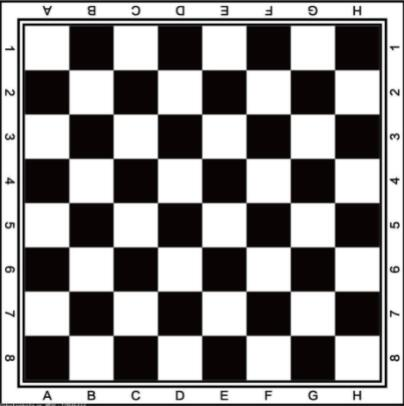
#> input picture opencv/image/chessboard.jpg, 404 x 406 px
$ python '1_Harris检测算法.py'
#> lines starting #> are read from the running program, lines starting #| are printed output that depends on the picture; after the words box and inside, x2 and y2 are one past the last pixel; in counts of white or black regions, pixels touching at a corner belong together
# Noel Stallworth
# TIME: 2022/1/10 23:55
import cv2 as cv
import numpy as np
import matplotlib.pyplot as plt

img = cv.imread('../image/chessboard.jpg')
#> img is the input picture: shape (406, 404, 3); mean B, G, R 141.1, 141.2, 143.3
gray = cv.cvtColor(img, cv.COLOR_BGR2GRAY)

gray = np.float32(gray)
dst = cv.cornerHarris(gray, 2, 3, 0.04)
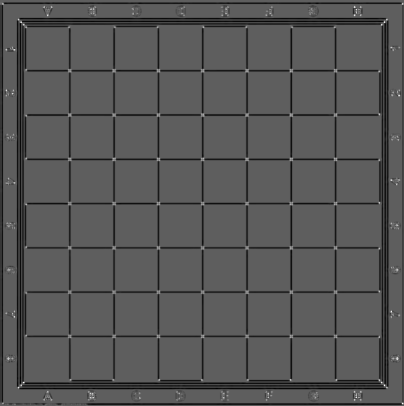
#> dst: shape (406, 404) float32; min -58236356, max 98858808, mean -4801663; drawn with min black and max white
print(dst)
#> (printed output is left out)
img[dst > 0.001*dst.max()] = [0, 0, 255]
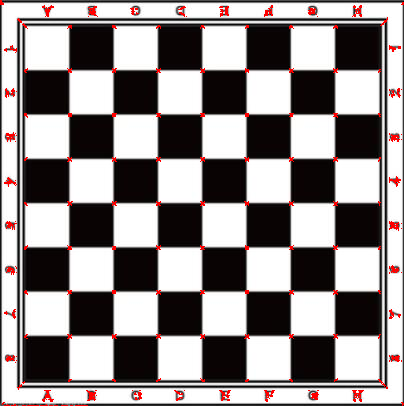
#> img: shape (406, 404, 3); 1.69% of pixels changed, all inside (x1, y1, x2, y2) = (0, 0, 404, 406)
cv.imshow('Harris', img)
cv.waitKey(0)

$ run again, with opencv/image/l_c.jpg copied over opencv/image/chessboard.jpg
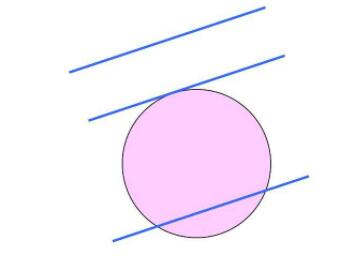
#> input picture opencv/image/l_c.jpg, 356 x 256 px
#> img is the input picture: shape (256, 356, 3); mean B, G, R 252.3, 241.7, 249.9
#> `dst = cv.cornerHarris(gray, 2, 3, 0.04)`:
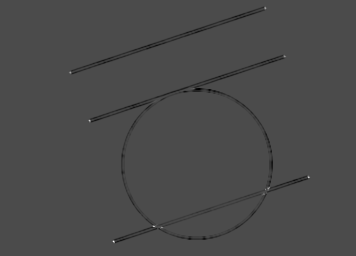
#> dst: shape (256, 356) float32; min -13678755, max 32587980, mean -170177.9; drawn with min black and max white
#> (printed output is left out)
#> `img[dst > 0.001*dst.max()] = [0, 0, 255]`:
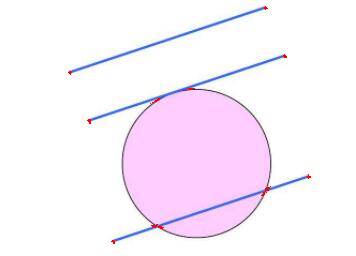
#> img: shape (256, 356, 3); 0.16% of pixels changed, all inside (x1, y1, x2, y2) = (68, 6, 311, 244)
